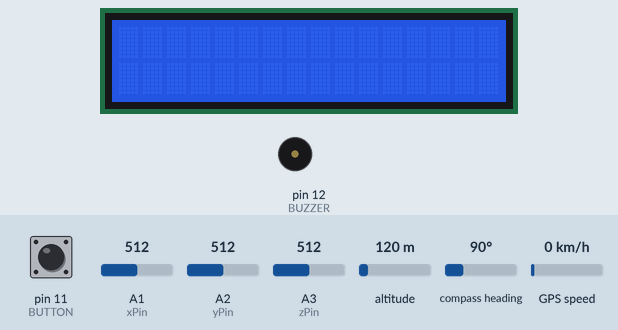
Recording of a sketch running on a simulated Arduino Uno, built with avr-gcc and run on an emulated ATmega328P. Parts: 16×2 character LCD, buzzer (waves = sounding, pin HIGH). The inputs (shaded band) are chosen by the test bench; at power-on: A1 (xPin) = 512, pin 11 (BUTTON) HIGH, A2 (yPin) = 512, A3 (zPin) = 512, altitude 120 m, compass heading 90°, GPS speed 0 km/h. The GPS gets a fix after 3 s at 37.7749, -122.4194 with 8 satellites; the modem accepts every AT command (registered, SIM ready, sends succeed) and sends nothing else; what the sketch prints to the serial monitor is not drawn.

Above: at 12.3 s.
12.4 s: A1 (xPin) set to 757
15.4 s: A1 (xPin) set to 782
At 18.1 s:
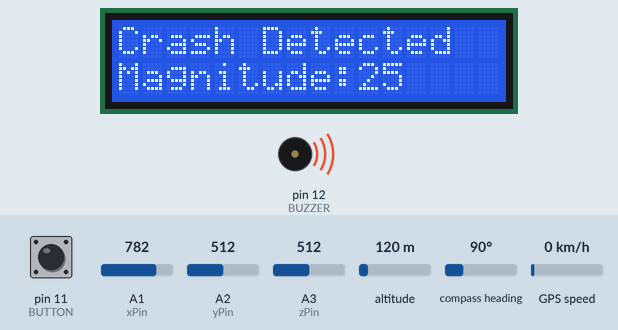
18.4 s: pin 11 (BUTTON) pulled LOW for 0.15 s
At 19.1 s:
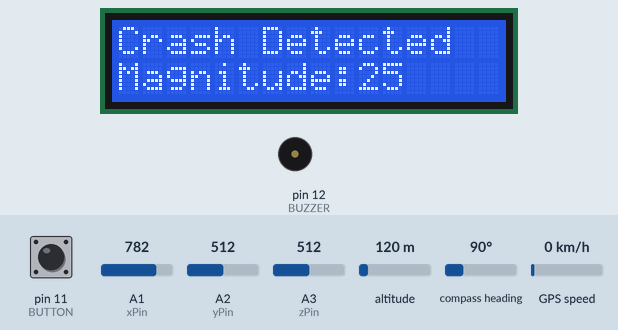
20.1 s: A2 (yPin) set to 753
23.1 s: A2 (yPin) set to 776
At 26.3 s:
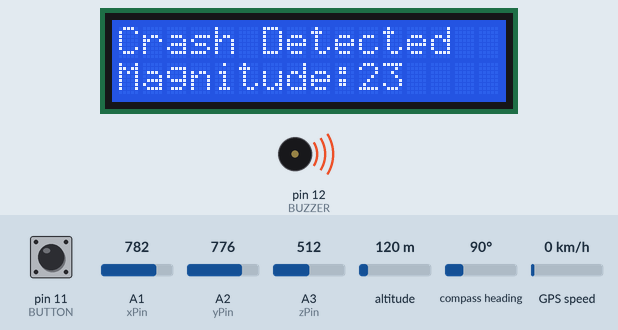
Timing chart, 0 to 56.6 s (numbered marks = the images above; inputs shaded):
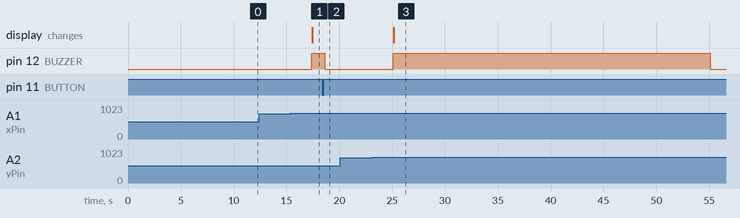

The sketch:

accident-alert-gsm.ino
```cpp
#include<LiquidCrystal_I2C.h>
#include <AltSoftSerial.h>
#include <TinyGPS++.h>

#include <SoftwareSerial.h>
#include <math.h>

#include<Wire.h>
//must add i2c lcd address use i2c-scanner.ino file
LiquidCrystal_I2C lcd(0x27, 16, 2);
//--------------------------------------------------------------
//emergency phone number with country code
const String EMERGENCY_PHONE = "ENTER_EMERGENCY_PHONE_NUMBER";
//--------------------------------------------------------------
//GSM Module RX pin to Arduino 3
//GSM Module TX pin to Arduino 2
#define rxPin 2
#define txPin 3
SoftwareSerial sim800(rxPin,txPin);
//--------------------------------------------------------------
//GPS Module RX pin to Arduino 9
//GPS Module TX pin to Arduino 8
AltSoftSerial neogps;
TinyGPSPlus gps;
//--------------------------------------------------------------
String sms_status,sender_number,received_date,msg;
String latitude, longitude;
//--------------------------------------------------------------
#define BUZZER 12
#define BUTTON 11
//--------------------------------------------------------------
#define xPin A1
#define yPin A2
#define zPin A3
//--------------------------------------------------------------

byte updateflag;

int xaxis = 0, yaxis = 0, zaxis = 0;
int deltx = 0, delty = 0, deltz = 0;
int vibration = 2, devibrate = 75;
int magnitude = 0;
int sensitivity = 20;
double angle;
boolean impact_detected = false;
//Used to run impact routine every 2mS.
unsigned long time1;
unsigned long impact_time;
unsigned long alert_delay = 30000; //30 seconds
//--------------------------------------------------------------


/*****************************************************************************************
 * setup() function
 *****************************************************************************************/
void setup()
{
  //--------------------------------------------------------------
  //Serial.println("Arduino serial initialize");
  Serial.begin(9600);
  //--------------------------------------------------------------
  //Serial.println("SIM800L serial initialize");
  sim800.begin(9600);
  //--------------------------------------------------------------
  //Serial.println("NEO6M serial initialize");
  neogps.begin(9600);
  //--------------------------------------------------------------
  pinMode(BUZZER, OUTPUT);
  pinMode(BUTTON, INPUT_PULLUP);
  //--------------------------------------------------------------
  //initialize lcd screen
  lcd.begin();
  // turn on the backlight
  lcd.backlight();
  lcd.clear();
  //--------------------------------------------------------------
  sms_status = "";
  sender_number="";
  received_date="";
  msg="";
  //--------------------------------------------------------------
  sim800.println("AT"); //Check GSM Module
  delay(1000);
  //SendAT("AT", "OK", 2000); //Check GSM Module
  sim800.println("ATE1"); //Echo ON
  delay(1000);
  //SendAT("ATE1", "OK", 2000); //Echo ON
  sim800.println("AT+CPIN?"); //Check SIM ready
  delay(1000);
  //SendAT("AT+CPIN?", "READY", 2000); //Check SIM ready
  sim800.println("AT+CMGF=1"); //SMS text mode
  delay(1000);
  //SendAT("AT+CMGF=1", "OK", 2000); //SMS text mode
  sim800.println("AT+CNMI=1,1,0,0,0"); /// Decides how newly arrived SMS should be handled
  delay(1000);
  //SendAT("AT+CNMI=1,1,0,0,0", "OK", 2000); //set sms received format
  //AT +CNMI = 2,1,0,0,0 - AT +CNMI = 2,2,0,0,0 (both are same)
  //--------------------------------------------------------------
  time1 = micros();
  //Serial.print("time1 = "); Serial.println(time1);
  //--------------------------------------------------------------
  //read calibrated values. otherwise false impact will trigger
  //when you reset your Arduino. (By pressing reset button)
  xaxis = analogRead(xPin);
  yaxis = analogRead(yPin);
  zaxis = analogRead(zPin);
  //--------------------------------------------------------------
}


/*****************************************************************************************
 * loop() function
 *****************************************************************************************/
void loop()
{
  //--------------------------------------------------------------
  //call impact routine every 2mS
  if (micros() - time1 > 1999) Impact();
  //--------------------------------------------------------------
  if(updateflag > 0)
  {
    updateflag=0;
    Serial.println("Impact detected!!");
    Serial.print("Magnitude:"); Serial.println(magnitude);

    getGps();
    digitalWrite(BUZZER, HIGH);
    impact_detected = true;
    impact_time = millis();

    lcd.clear();
    lcd.setCursor(0,0); //col=0 row=0
    lcd.print("Crash Detected");
    lcd.setCursor(0,1); //col=0 row=1
    lcd.print("Magnitude:"+String(magnitude));
  }
  //--------------------------------------------------------------
  if(impact_detected == true)
  {
    if(millis() - impact_time >= alert_delay) {
      digitalWrite(BUZZER, LOW);
      makeCall();
      delay(1000);
      sendAlert();
      impact_detected = false;
      impact_time = 0;
    }
  }

  if(digitalRead(BUTTON) == LOW){
    delay(200);
    digitalWrite(BUZZER, LOW);
    impact_detected = false;
    impact_time = 0;
  }
  //--------------------------------------------------------------
  while(sim800.available()){
    parseData(sim800.readString());
  }
  //--------------------------------------------------------------
  while(Serial.available())  {
    sim800.println(Serial.readString());
  }
  //--------------------------------------------------------------


}


/*****************************************************************************************
 * Impact() function
 *****************************************************************************************/
void Impact()
{
  //--------------------------------------------------------------
  time1 = micros(); // resets time value
  //--------------------------------------------------------------
  int oldx = xaxis; //store previous axis readings for comparison
  int oldy = yaxis;
  int oldz = zaxis;

  xaxis = analogRead(xPin);
  yaxis = analogRead(yPin);
  zaxis = analogRead(zPin);

  //--------------------------------------------------------------
  //loop counter prevents false triggering. Vibration resets if there is an impact. Don't detect new changes until that "time" has passed.
  vibration--;
  //Serial.print("Vibration = "); Serial.println(vibration);
  if(vibration < 0) vibration = 0;
  //Serial.println("Vibration Reset!");

  if(vibration > 0) return;
  //--------------------------------------------------------------
  deltx = xaxis - oldx;
  delty = yaxis - oldy;
  deltz = zaxis - oldz;

  //Magnitude to calculate force of impact.
  magnitude = sqrt(sq(deltx) + sq(delty) + sq(deltz));
  //NNNNNNNNNNNNNNNNNNNNNNNNNNNNNNNNNNNNNNNNNNNNNNNNNNNNNNNNNNNNNNNNNNNNNNNNNNNNNNN
  if (magnitude >= sensitivity) //impact detected
  {
    updateflag=1;
    // reset anti-vibration counter
    vibration = devibrate;
  }
  //NNNNNNNNNNNNNNNNNNNNNNNNNNNNNNNNNNNNNNNNNNNNNNNNNNNNNNNNNNNNNNNNNNNNNNNNNNNNNNN
  else
  {
    //if (magnitude > 15)
      //Serial.println(magnitude);
    //reset magnitude of impact to 0
    magnitude=0;
  }
  //NNNNNNNNNNNNNNNNNNNNNNNNNNNNNNNNNNNNNNNNNNNNNNNNNNNNNNNNNNNNNNNNNNNNNNNNNNNNNNN
}


/*****************************************************************************************
 * parseData() function
 *****************************************************************************************/
void parseData(String buff){
  Serial.println(buff);

  unsigned int len, index;
  //--------------------------------------------------------------
  //Remove sent "AT Command" from the response string.
  index = buff.indexOf("\r");
  buff.remove(0, index+2);
  buff.trim();
  //NNNNNNNNNNNNNNNNNNNNNNNNNNNNNNNNNNNNNNNNNNNNNNNNNNNNNNNNNNNNNNNNNNNNNNNNNNNNNNNNNNNNN
  if(buff != "OK"){
    //--------------------------------------------------------------
    index = buff.indexOf(":");
    String cmd = buff.substring(0, index);
    cmd.trim();

    buff.remove(0, index+2);
    //Serial.println(buff);
    //--------------------------------------------------------------
    if(cmd == "+CMTI"){
      //get newly arrived memory location and store it in temp
      //temp = 4
      index = buff.indexOf(",");
      String temp = buff.substring(index+1, buff.length());
      temp = "AT+CMGR=" + temp + "\r";
      //AT+CMGR=4 i.e. get message stored at memory location 4
      sim800.println(temp);
    }
    //--------------------------------------------------------------
    else if(cmd == "+CMGR"){
      //extractSms(buff);
      //Serial.println(buff.indexOf(EMERGENCY_PHONE));
      if(buff.indexOf(EMERGENCY_PHONE) > 1){
        buff.toLowerCase();
        //Serial.println(buff.indexOf("get gps"));
        if(buff.indexOf("get gps") > 1){
          getGps();
          String sms_data;
          sms_data = "GPS Location Data\r";
          sms_data += "http://maps.google.com/maps?q=loc:";
          sms_data += latitude + "," + longitude;

          sendSms(sms_data);
        }
      }
    }
    //--------------------------------------------------------------
  }
  else{
  //The result of AT Command is "OK"
  }
  //NNNNNNNNNNNNNNNNNNNNNNNNNNNNNNNNNNNNNNNNNNNNNNNNNNNNNNNNNNNNNNNNNNNNNNNNNNNNNNNNNNNNN
}


/*****************************************************************************************
 * getGps() Function
*****************************************************************************************/
void getGps()
{
  // Can take up to 60 seconds
  boolean newData = false;
  for (unsigned long start = millis(); millis() - start < 2000;){
    while (neogps.available()){
      if (gps.encode(neogps.read())){
        newData = true;
        break;
      }
    }
  }

  if (newData) //If newData is true
  {
    latitude = String(gps.location.lat(), 6);
    longitude = String(gps.location.lng(), 6);
    newData = false;
  }
  else {
    Serial.println("No GPS data is available");
    latitude = "";
    longitude = "";
  }

  Serial.print("Latitude= "); Serial.println(latitude);
  Serial.print("Lngitude= "); Serial.println(longitude);
}


/*****************************************************************************************
* sendAlert() function
*****************************************************************************************/
void sendAlert()
{
  String sms_data;
  sms_data = "Accident Alert!!\r";
  sms_data += "http://maps.google.com/maps?q=loc:";
  sms_data += latitude + "," + longitude;

  sendSms(sms_data);
}


/*****************************************************************************************
* makeCall() function
*****************************************************************************************/
void makeCall()
{
  Serial.println("calling....");
  sim800.println("ATD"+EMERGENCY_PHONE+";");
  delay(20000); //20 sec delay
  sim800.println("ATH");
  delay(1000); //1 sec delay
}


/*****************************************************************************************
 * sendSms() function
 *****************************************************************************************/
 void sendSms(String text)
{
  //return;
  sim800.print("AT+CMGF=1\r");
  delay(1000);
  sim800.print("AT+CMGS=\""+EMERGENCY_PHONE+"\"\r");
  delay(1000);
  sim800.print(text);
  delay(100);
  sim800.write(0x1A); //ascii code for ctrl-26 //sim800.println((char)26); //ascii code for ctrl-26
  delay(1000);
  Serial.println("SMS Sent Successfully.");
}


/*****************************************************************************************
 * SendAT() function
 *****************************************************************************************/
boolean SendAT(String at_command, String expected_answer, unsigned int timeout){

    uint8_t x=0;
    boolean answer=0;
    String response;
    unsigned long previous;

    //Clean the input buffer
    while( sim800.available() > 0) sim800.read();

    sim800.println(at_command);

    x = 0;
    previous = millis();

    //this loop waits for the answer with time out
    do{
        //if there are data in the UART input buffer, reads it and checks for the asnwer
        if(sim800.available() != 0){
            response += sim800.read();
            x++;
            // check if the desired answer (OK) is in the response of the module
            if(response.indexOf(expected_answer) > 0){
                answer = 1;
                break;
            }
        }
    }while((answer == 0) && ((millis() - previous) < timeout));

  Serial.println(response);
  return answer;
}
```

Measured:
- the behaviour switches between 768 and 769 on A1 (xPin) (found by bisection; images 0 and 1)
- the behaviour switches between 768 and 769 on A2 (yPin) (found by bisection; images 2 and 3)
- after the input at 12.4 s, every drawn part: stays the same
- after the input at 15.4 s, pin 12 (BUZZER): LOW → HIGH after 2.0 s; the display: changes after 2.0 s (image 1)
- after the input at 18.4 s, pin 12 (BUZZER): HIGH → LOW after 0.20 s
- after the input at 20.1 s, every drawn part: stays the same
- after the input at 23.1 s, pin 12 (BUZZER): LOW → HIGH after 2.0 s, → LOW 30.0 s later; the display: changes after 2.0 s (image 3)
